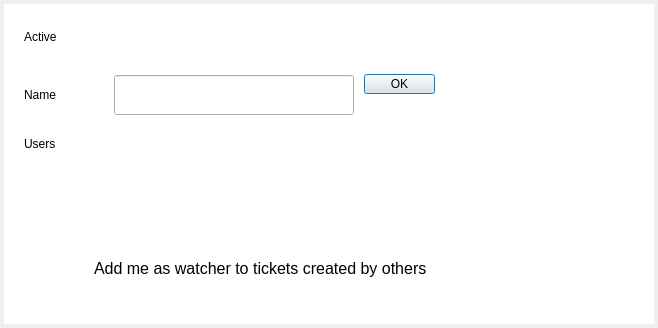
<?xml version="1.0" encoding="UTF-8"?>
<ui version="4.0">
 <class>ProjectInfoDlg</class>
 <widget class="QDialog" name="ProjectInfoDlg">
  <property name="geometry">
   <rect>
    <x>0</x>
    <y>0</y>
    <width>658</width>
    <height>328</height>
   </rect>
  </property>
  <property name="windowTitle">
   <string>Project Edit</string>
  </property>
  <property name="styleSheet">
   <string notr="true">* {font: 75 12pt &quot;Arial&quot;;}

#content {
	background-color: rgb(255, 255, 255);
}
/* Customize check boxes. */
QCheckBox {
    spacing: 5px;
}

QCheckBox::indicator {
    width: 13px;
    height: 13px;
}

QCheckBox::indicator:unchecked {
    image: url(:/images/checkbox_unchecked.png);
}

QCheckBox::indicator:unchecked:hover {
    image: url(:/images/checkbox_unchecked_hover.png);
}

QCheckBox::indicator:unchecked:pressed {
    image: url(:/images/checkbox_unchecked_pressed.png);
}

QCheckBox::indicator:checked {
    image: url(:/images/checkbox_checked.png);
}

QCheckBox::indicator:checked:hover {
    image: url(:/images/checkbox_checked_hover.png);
}

QCheckBox::indicator:checked:pressed {
    image: url(:/images/checkbox_checked_pressed.png);
}</string>
  </property>
  <layout class="QHBoxLayout" name="horizontalLayout">
   <property name="leftMargin">
    <number>2</number>
   </property>
   <property name="topMargin">
    <number>2</number>
   </property>
   <property name="rightMargin">
    <number>2</number>
   </property>
   <property name="bottomMargin">
    <number>2</number>
   </property>
   <item>
    <widget class="QWidget" name="content" native="true">
     <property name="minimumSize">
      <size>
       <width>650</width>
       <height>320</height>
      </size>
     </property>
     <property name="maximumSize">
      <size>
       <width>600</width>
       <height>320</height>
      </size>
     </property>
     <property name="font">
      <font>
       <family>Arial</family>
       <pointsize>12</pointsize>
       <weight>9</weight>
       <italic>false</italic>
       <bold>false</bold>
       <kerning>true</kerning>
      </font>
     </property>
     <property name="styleSheet">
      <string notr="true"/>
     </property>
     <widget class="QLabel" name="label_2">
      <property name="geometry">
       <rect>
        <x>20</x>
        <y>76</y>
        <width>47</width>
        <height>30</height>
       </rect>
      </property>
      <property name="text">
       <string>Name</string>
      </property>
     </widget>
     <widget class="QLabel" name="label_4">
      <property name="geometry">
       <rect>
        <x>90</x>
        <y>249</y>
        <width>411</width>
        <height>30</height>
       </rect>
      </property>
      <property name="font">
       <font>
        <family>Arial</family>
        <pointsize>12</pointsize>
        <weight>9</weight>
        <italic>false</italic>
        <bold>false</bold>
        <kerning>false</kerning>
       </font>
      </property>
      <property name="text">
       <string>Add me as watcher to tickets created by others</string>
      </property>
     </widget>
     <widget class="QLabel" name="label">
      <property name="geometry">
       <rect>
        <x>20</x>
        <y>18</y>
        <width>47</width>
        <height>30</height>
       </rect>
      </property>
      <property name="text">
       <string>Active</string>
      </property>
     </widget>
     <widget class="QtMaterialAvatar" name="logoWdt" native="true">
      <property name="geometry">
       <rect>
        <x>510</x>
        <y>10</y>
        <width>120</width>
        <height>110</height>
       </rect>
      </property>
     </widget>
     <widget class="QLineEdit" name="nameEdt">
      <property name="geometry">
       <rect>
        <x>110</x>
        <y>71</y>
        <width>240</width>
        <height>40</height>
       </rect>
      </property>
     </widget>
     <widget class="QLabel" name="label_3">
      <property name="geometry">
       <rect>
        <x>20</x>
        <y>130</y>
        <width>47</width>
        <height>20</height>
       </rect>
      </property>
      <property name="text">
       <string>Users</string>
      </property>
     </widget>
     <widget class="QtMaterialRaisedButton" name="okBtn">
      <property name="geometry">
       <rect>
        <x>360</x>
        <y>70</y>
        <width>71</width>
        <height>20</height>
       </rect>
      </property>
      <property name="maximumSize">
       <size>
        <width>16777215</width>
        <height>20</height>
       </size>
      </property>
      <property name="text">
       <string>OK</string>
      </property>
     </widget>
     <widget class="QtMaterialToggle" name="activeToggle" native="true">
      <property name="geometry">
       <rect>
        <x>100</x>
        <y>10</y>
        <width>70</width>
        <height>50</height>
       </rect>
      </property>
     </widget>
     <widget class="QtMaterialToggle" name="watcherToggle" native="true">
      <property name="geometry">
       <rect>
        <x>0</x>
        <y>240</y>
        <width>70</width>
        <height>50</height>
       </rect>
      </property>
     </widget>
     <widget class="QWidget" name="userLstWdt" native="true">
      <property name="geometry">
       <rect>
        <x>110</x>
        <y>130</y>
        <width>520</width>
        <height>111</height>
       </rect>
      </property>
      <layout class="QHBoxLayout" name="horizontalLayout_3"/>
     </widget>
    </widget>
   </item>
  </layout>
 </widget>
 <customwidgets>
  <customwidget>
   <class>QtMaterialToggle</class>
   <extends>QWidget</extends>
   <header>qtmaterialtoggle.h</header>
   <container>1</container>
  </customwidget>
  <customwidget>
   <class>QtMaterialRaisedButton</class>
   <extends>QPushButton</extends>
   <header>qtmaterialraisedbutton.h</header>
  </customwidget>
  <customwidget>
   <class>QtMaterialAvatar</class>
   <extends>QWidget</extends>
   <header>qtmaterialavatar.h</header>
   <container>1</container>
  </customwidget>
 </customwidgets>
 <resources/>
 <connections/>
</ui>
